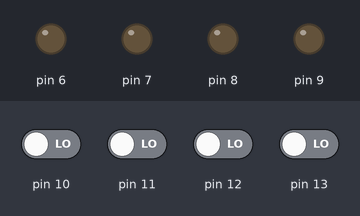
Bench run of a sketch on a simulated Arduino Uno, built with avr-gcc and run on an emulated ATmega328P. Parts: output pins drawn as LEDs (lit = HIGH). The test bench sets the inputs (shaded band); at power-on: pin 10–13 LOW.

Above: at 1.2 s.
1.3 s: pin 10 driven HIGH
At 2.5 s:
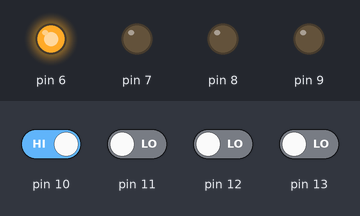
2.8 s: pin 11 driven HIGH
At 3.8 s:
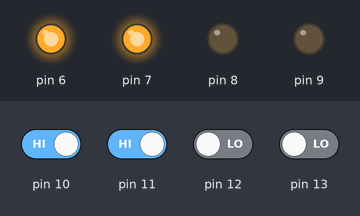
4.3 s: pin 12 driven HIGH
At 4.9 s:
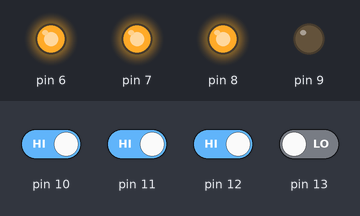
5.8 s: pin 13 driven HIGH
At 6.1 s:
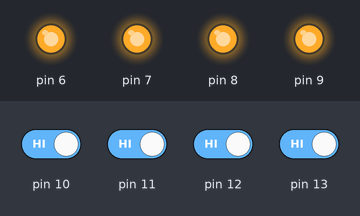
7.3 s: pin 10 driven LOW
At 8.4 s:
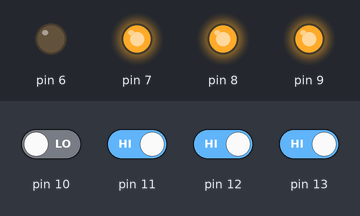
8.8 s: pin 11 driven LOW
At 9.5 s:
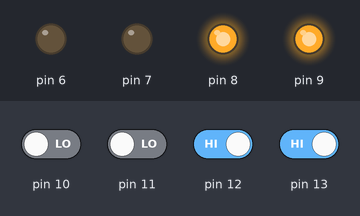
Timing chart, 0 to 11.3 s (numbered marks = the images above; inputs shaded):
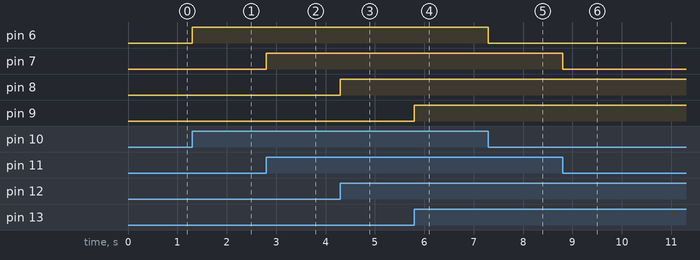

The sketch:

button.ino
```cpp
void setup() {
  // put your setup code here, to run once:
pinMode(6,OUTPUT);
pinMode(7,OUTPUT);
pinMode(8,OUTPUT);
pinMode(9,OUTPUT);
pinMode(10,INPUT);
pinMode(11,INPUT);
pinMode(12,INPUT);
pinMode(13,INPUT);
}

void loop() {
  // put your main code here, to run repeatedly:
if(digitalRead(10)== 1)
  digitalWrite(6,HIGH);
else
  digitalWrite(6,LOW);

if(digitalRead(11)== 1)
  digitalWrite(7,HIGH);
else
  digitalWrite(7,LOW);

if(digitalRead(12)== 1)
  digitalWrite(8,HIGH);
else
  digitalWrite(8,LOW);

if(digitalRead(13)== 1)
  digitalWrite(9,HIGH);
else
  digitalWrite(9,LOW);
}
```

Measured:
- after the input at 1.3 s, pin 6: LOW → HIGH at once
- after the input at 2.8 s, pin 7: LOW → HIGH at once
- after the input at 4.3 s, pin 8: LOW → HIGH at once
- after the input at 5.8 s, pin 9: LOW → HIGH at once
- after the input at 7.3 s, pin 6: HIGH → LOW at once
- after the input at 8.8 s, pin 7: HIGH → LOW at once
